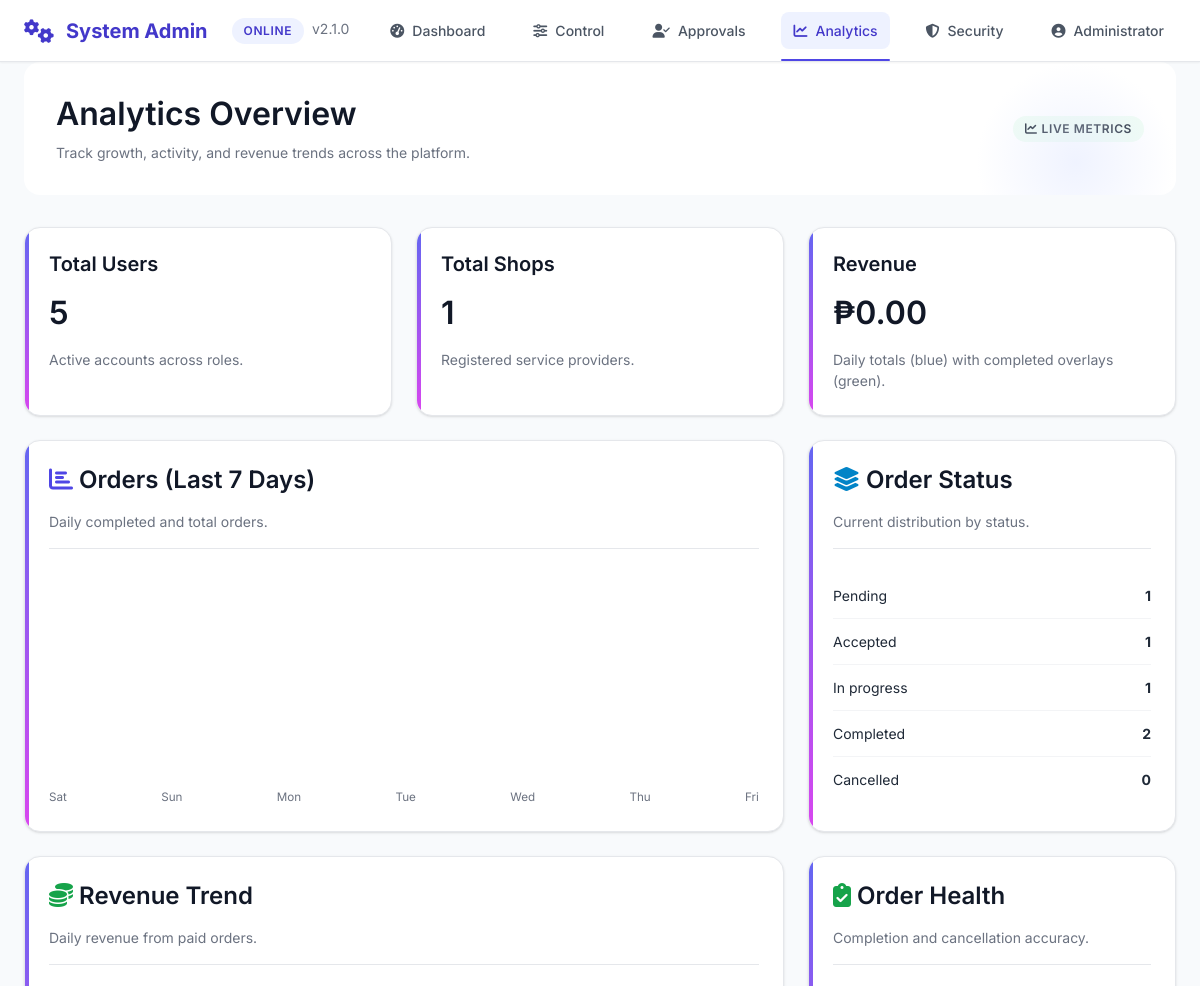
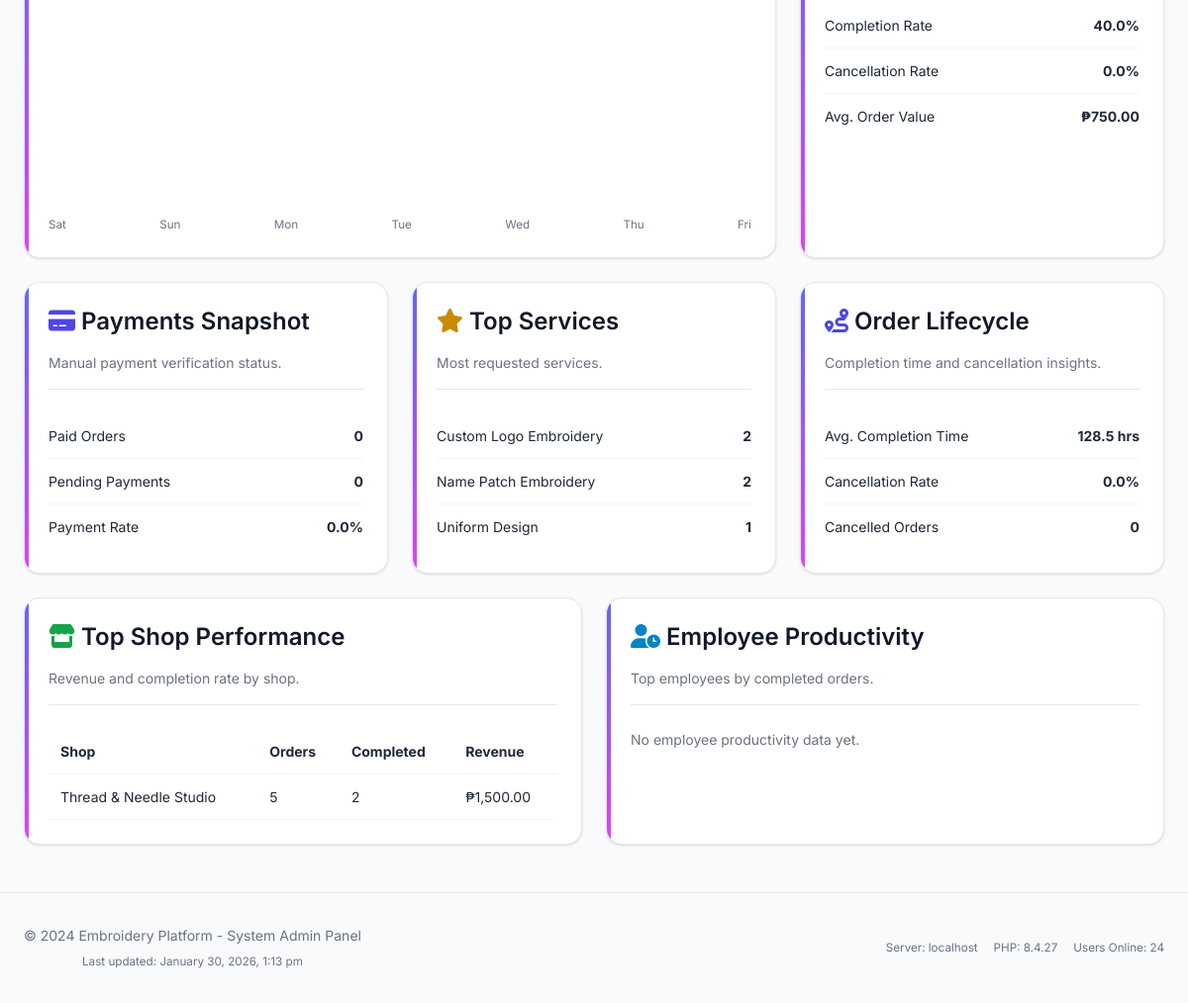
Screenshot of /sys_admin/analytics.php (signed in) with the database file from the repository (2 pictures, top to bottom).
### tables this page shows
CREATE TABLE `shops` (
  `id` int(11) NOT NULL,
  `owner_id` int(11) NOT NULL,
  `shop_name` varchar(200) NOT NULL,
  `shop_description` text DEFAULT NULL,
  `address` text DEFAULT NULL,
  `phone` varchar(20) DEFAULT NULL,
  `email` varchar(100) DEFAULT NULL,
  `business_permit` varchar(100) DEFAULT NULL,
  `permit_file` varchar(255) DEFAULT NULL,
  `logo` varchar(255) DEFAULT NULL,
  `status` enum('pending','active','suspended') DEFAULT 'pending',
  `rating` decimal(3,2) DEFAULT 0.00,
  `total_orders` int(11) DEFAULT 0,
  `total_earnings` decimal(12,2) DEFAULT 0.00,
  `created_at` timestamp NOT NULL DEFAULT current_timestamp(),
  `updated_at` timestamp NOT NULL DEFAULT current_timestamp() ON UPDATE current_timestamp()
);

### sys_admin/analytics.php (the view, shortened to what this page needs)
<?php
require_once '../config/db.php';
require_once 'partials.php';
$overview = $pdo->query("
    SELECT
        (SELECT COUNT(*) FROM users) as total_users,
        (SELECT COUNT(*) FROM shops) as total_shops,
        (SELECT COUNT(*) FROM orders) as total_orders,
        (SELECT COUNT(*) FROM orders WHERE status = 'completed' AND completed_at IS NOT NULL) as completed_orders,
        (SELECT COUNT(*) FROM orders WHERE status = 'pending') as pending_orders,
        (SELECT COUNT(*) FROM orders WHERE status IN ('accepted', 'in_progress')) as active_orders,
        (SELECT COUNT(*) FROM orders WHERE status = 'cancelled') as cancelled_orders,
        (SELECT COUNT(*) FROM orders WHERE payment_status = 'paid') as paid_orders,
        (SELECT COUNT(*) FROM orders WHERE payment_status = 'pending') as pending_payments,
        (SELECT COALESCE(SUM(price), 0) FROM orders WHERE payment_status = 'paid') as total_revenue,
        (SELECT COALESCE(AVG(price), 0) FROM orders WHERE status = 'completed' AND price IS NOT NULL) as avg_order_value
")->fetch();
$rangeDays = [];
for ($i = 6; $i >= 0; $i--) {
    $rangeDays[] = date('Y-m-d', strtotime("-$i days"));
}
$statusBreakdown = $pdo->query("SELECT status, COUNT(*) as total FROM orders GROUP BY status")->fetchAll();
$statusMap = [];
foreach ($statusBreakdown as $row) {
    $statusMap[$row['status']] = $row['total'];
}
$topServices = $pdo->query("
    SELECT service_type, COUNT(*) as total
    FROM orders
    GROUP BY service_type
    ORDER BY total DESC
    LIMIT 5
")->fetchAll();
$total_orders = (int) ($overview['total_orders'] ?? 0);
$completion_rate = $total_orders > 0 ? ($overview['completed_orders'] / $total_orders) * 100 : 0;
$cancellation_rate = $total_orders > 0 ? (($overview['cancelled_orders'] ?? 0) / $total_orders) * 100 : 0;
$payment_rate = $total_orders > 0 ? (($overview['paid_orders'] ?? 0) / $total_orders) * 100 : 0;
$orderLifecycle = $pdo->query("
    SELECT
        COUNT(*) as total_orders,
        SUM(CASE WHEN status = 'cancelled' THEN 1 ELSE 0 END) as cancelled_orders,
        AVG(CASE WHEN status = 'completed' AND completed_at IS NOT NULL THEN TIMESTAMPDIFF(HOUR, created_at, completed_at) END) as avg_completion_hours
    FROM orders
")->fetch();
$shopPerformance = $pdo->query("
    SELECT
        s.id,
        s.shop_name,
        COUNT(o.id) as total_orders,
        SUM(CASE WHEN o.status = 'completed' THEN 1 ELSE 0 END) as completed_orders,
        SUM(CASE WHEN o.status = 'cancelled' THEN 1 ELSE 0 END) as cancelled_orders,
        COALESCE(SUM(CASE WHEN o.status = 'completed' THEN o.price ELSE 0 END), 0) as revenue,
        AVG(CASE WHEN o.status = 'completed' AND o.completed_at IS NOT NULL THEN TIMESTAMPDIFF(HOUR, o.created_at, o.completed_at) END) as avg_completion_hours
    FROM shops s
    LEFT JOIN orders o ON s.id = o.shop_id
    GROUP BY s.id, s.shop_name
    ORDER BY revenue DESC, completed_orders DESC
    LIMIT 5
")->fetchAll();
$employeeProductivity = $pdo->query("
    SELECT
        u.id,
        u.fullname,
        COUNT(o.id) as completed_orders,
        AVG(CASE WHEN o.completed_at IS NOT NULL THEN TIMESTAMPDIFF(HOUR, o.created_at, o.completed_at) END) as avg_completion_hours
    FROM orders o
    JOIN users u ON o.assigned_to = u.id
    WHERE o.status = 'completed'
    GROUP BY u.id, u.fullname
    ORDER BY completed_orders DESC
    LIMIT 5
")->fetchAll();
$totalOrders = (int) ($orderLifecycle['total_orders'] ?? 0);
$cancelledOrders = (int) ($orderLifecycle['cancelled_orders'] ?? 0);
$cancellationRate = $totalOrders > 0 ? ($cancelledOrders / $totalOrders) * 100 : 0;
$avgCompletionHours = $orderLifecycle['avg_completion_hours'] !== null ? (float) $orderLifecycle['avg_completion_hours'] : 0;
?>
<!DOCTYPE html>
<html lang="en">
<head>
    <link rel="stylesheet" href="../assets/css/style.css">
    <link rel="stylesheet" href="https://cdnjs.cloudflare.com/ajax/libs/font-awesome/6.4.0/css/all.min.css">
</head>
<body>
    <div class="container">
        <div class="dashboard-header fade-in">
            <div class="d-flex justify-between align-center">
                <div>
                    <h2>Analytics Overview</h2>
                    <p class="text-muted">Track growth, activity, and revenue trends across the platform.</p>
                </div>
                <span class="badge badge-success"><i class="fas fa-chart-line"></i> Live Metrics</span>
            </div>
        </div>
        <div class="analytics-grid">
            <div class="card analytics-card">
                <h4>Total Users</h4>
                <h2><?php echo number_format($overview['total_users'] ?? 0); ?></h2>
                <p class="text-muted">Active accounts across roles.</p>
            </div>
            <div class="card analytics-card">
                <h4>Total Shops</h4>
                <h2><?php echo number_format($overview['total_shops'] ?? 0); ?></h2>
                <p class="text-muted">Registered service providers.</p>
            </div>
            <div class="card analytics-card">
                <h4>Revenue</h4>
                <h2>₱<?php echo number_format($overview['total_revenue'] ?? 0, 2); ?></h2>
                <p class="text-muted">Daily totals (blue) with completed overlays (green).</p>
            </div>
            <div class="card chart-card">
                <div class="card-header">
                    <h3><i class="fas fa-chart-bar text-primary"></i> Orders (Last 7 Days)</h3>
                    <p class="text-muted">Daily completed and total orders.</p>
                </div>
                <div class="chart-bars">
                </div>
                <div class="d-flex justify-between mt-3 text-muted">
                    <?php foreach ($rangeDays as $day): ?>
                        <small><?php echo date('D', strtotime($day)); ?></small>
                    <?php endforeach; ?>
                </div>
            </div>
            <div class="card data-card">
                <div class="card-header">
                    <h3><i class="fas fa-layer-group text-info"></i> Order Status</h3>
                    <p class="text-muted">Current distribution by status.</p>
                </div>
                <div>
                    <?php foreach (['pending', 'accepted', 'in_progress', 'completed', 'cancelled'] as $status): ?>
                        <div class="metric-row">
                            <span><?php echo ucfirst(str_replace('_', ' ', $status)); ?></span>
                            <strong><?php echo $statusMap[$status] ?? 0; ?></strong>
                        </div>
                    <?php endforeach; ?>
                </div>
            </div>
            <div class="card chart-card">
                <div class="card-header">
                    <h3><i class="fas fa-coins text-success"></i> Revenue Trend</h3>
                    <p class="text-muted">Daily revenue from paid orders.</p>
                </div>
                <div class="chart-bars">
                </div>
                <div class="d-flex justify-between mt-3 text-muted">
                    <?php foreach ($rangeDays as $day): ?>
                        <small><?php echo date('D', strtotime($day)); ?></small>
                    <?php endforeach; ?>
                </div>
            </div>
            <div class="card data-card">
                <div class="card-header">
                    <h3><i class="fas fa-clipboard-check text-success"></i> Order Health</h3>
                    <p class="text-muted">Completion and cancellation accuracy.</p>
                </div>
                <div>
                    <div class="metric-row">
                        <span>Completion Rate</span>
                        <strong><?php echo number_format($completion_rate, 1); ?>%</strong>
                    </div>
                    <div class="metric-row">
                        <span>Cancellation Rate</span>
                        <strong><?php echo number_format($cancellation_rate, 1); ?>%</strong>
                    </div>
                    <div class="metric-row">
                        <span>Avg. Order Value</span>
                        <strong>₱<?php echo number_format($overview['avg_order_value'] ?? 0, 2); ?></strong>
                    </div>
                </div>
            </div>
            <div class="card data-card">
                <div class="card-header">
                    <h3><i class="fas fa-credit-card text-primary"></i> Payments Snapshot</h3>
                    <p class="text-muted">Manual payment verification status.</p>
                </div>
                <div>
                    <div class="metric-row">
                        <span>Paid Orders</span>
                        <strong><?php echo $overview['paid_orders'] ?? 0; ?></strong>
                    </div>
                    <div class="metric-row">
                        <span>Pending Payments</span>
                        <strong><?php echo $overview['pending_payments'] ?? 0; ?></strong>
                    </div>
                    <div class="metric-row">
                        <span>Payment Rate</span>
                        <strong><?php echo number_format($payment_rate, 1); ?>%</strong>
                    </div>
                </div>
            </div>
            <div class="card data-card">
                <div class="card-header">
                    <h3><i class="fas fa-star text-warning"></i> Top Services</h3>
                    <p class="text-muted">Most requested services.</p>
                </div>
                <?php if (empty($topServices)): ?>
                    <p class="text-muted">No services data yet.</p>
                <?php else: ?>
                    <?php foreach ($topServices as $service): ?>
                        <div class="metric-row">
                            <span><?php echo htmlspecialchars($service['service_type'] ?? 'N/A'); ?></span>
                            <strong><?php echo (int) $service['total']; ?></strong>
                        </div>
                    <?php endforeach; ?>
                <?php endif; ?>
            </div>
            <div class="card data-card">
                <div class="card-header">
                    <h3><i class="fas fa-route text-primary"></i> Order Lifecycle</h3>
                    <p class="text-muted">Completion time and cancellation insights.</p>
                </div>
                <div>
                    <div class="metric-row">
                        <span>Avg. Completion Time</span>
                        <strong><?php echo number_format($avgCompletionHours, 1); ?> hrs</strong>
                    </div>
                    <div class="metric-row">
                        <span>Cancellation Rate</span>
                        <strong><?php echo number_format($cancellationRate, 1); ?>%</strong>
                    </div>
                    <div class="metric-row">
                        <span>Cancelled Orders</span>
                        <strong><?php echo number_format($cancelledOrders); ?></strong>
                    </div>
                </div>
            </div>
            <div class="card half-card">
                <div class="card-header">
                    <h3><i class="fas fa-store text-success"></i> Top Shop Performance</h3>
                    <p class="text-muted">Revenue and completion rate by shop.</p>
                </div>
                <?php if (empty($shopPerformance)): ?>
                    <p class="text-muted">No shop performance data yet.</p>
                <?php else: ?>
                    <table class="analytics-table">
                        <thead>
                            <tr>
                                <th>Shop</th>
                                <th>Orders</th>
                                <th>Completed</th>
                                <th>Revenue</th>
                            </tr>
                        </thead>
                        <tbody>
                            <?php foreach ($shopPerformance as $shop): ?>
                                <tr>
                                    <td><?php echo htmlspecialchars($shop['shop_name']); ?></td>
                                    <td><?php echo number_format($shop['total_orders']); ?></td>
                                    <td><?php echo number_format($shop['completed_orders']); ?></td>
                                    <td>₱<?php echo number_format($shop['revenue'], 2); ?></td>
                                </tr>
                            <?php endforeach; ?>
                        </tbody>
                    </table>
                <?php endif; ?>
            </div>
            <div class="card half-card">
                <div class="card-header">
                    <h3><i class="fas fa-user-clock text-info"></i> Employee Productivity</h3>
                    <p class="text-muted">Top employees by completed orders.</p>
                </div>
                <?php if (empty($employeeProductivity)): ?>
                    <p class="text-muted">No employee productivity data yet.</p>
                <?php endif; ?>
            </div>
        </div>
    </div>
</body>
</html>

### rows the page displays
shops: shop_name "Thread & Needle Studio", total_orders "5", completed_orders "2", revenue "1,500.00"

### other values shown
$item['label'] "Dashboard"
$item['label'] "Control"
$item['label'] "Approvals"
$item['label'] "Analytics"
$item['label'] "Security"
$userName "Administrator"
$overview['total_users'] "5"
$overview['total_shops'] "1"
$overview['total_revenue'] "0.00"
date('D', strtotime($day)) "Sat"
date('D', strtotime($day)) "Sun"
date('D', strtotime($day)) "Mon"
date('D', strtotime($day)) "Tue"
date('D', strtotime($day)) "Wed"
date('D', strtotime($day)) "Thu"
